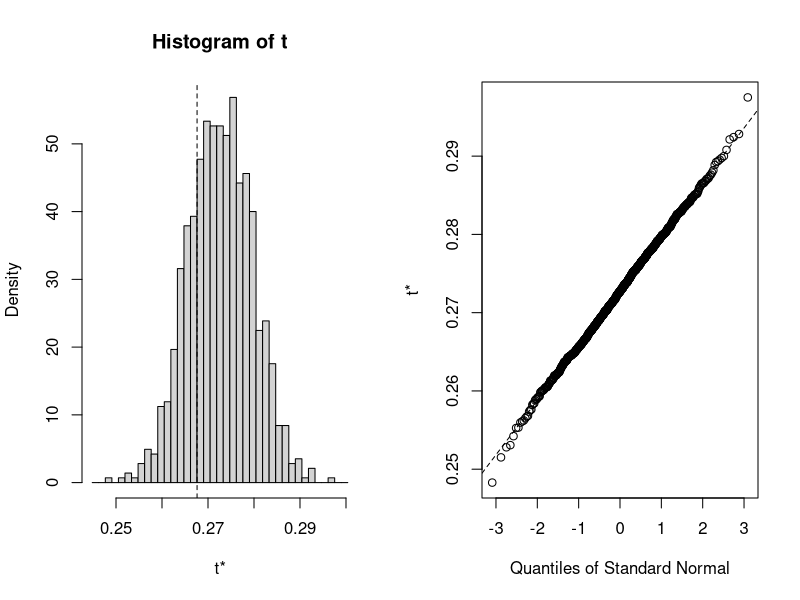
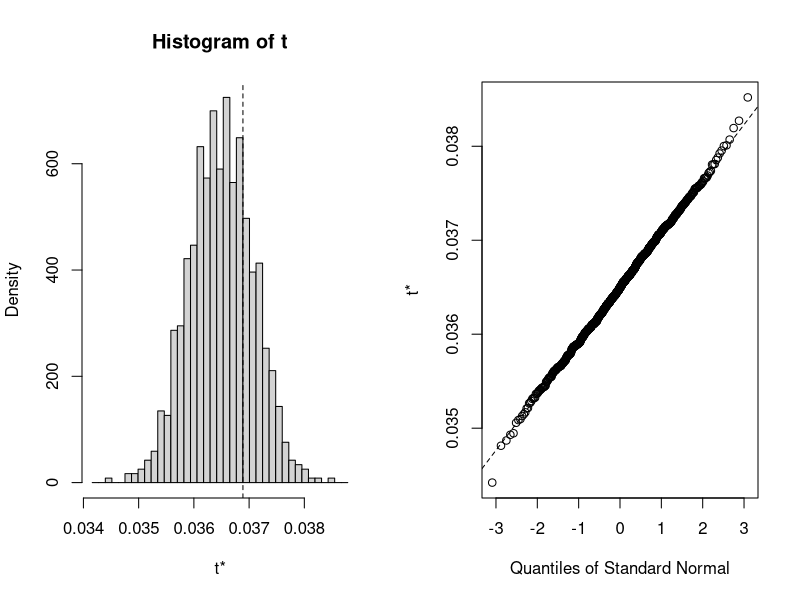
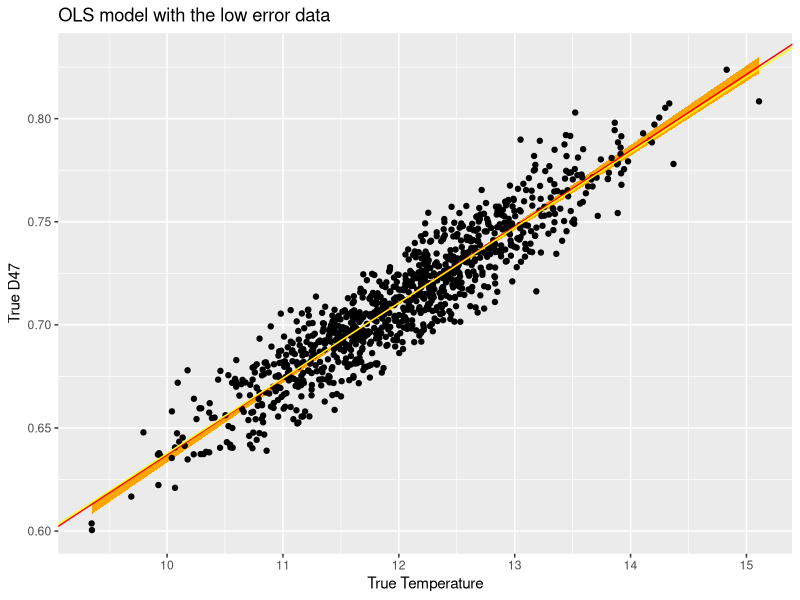
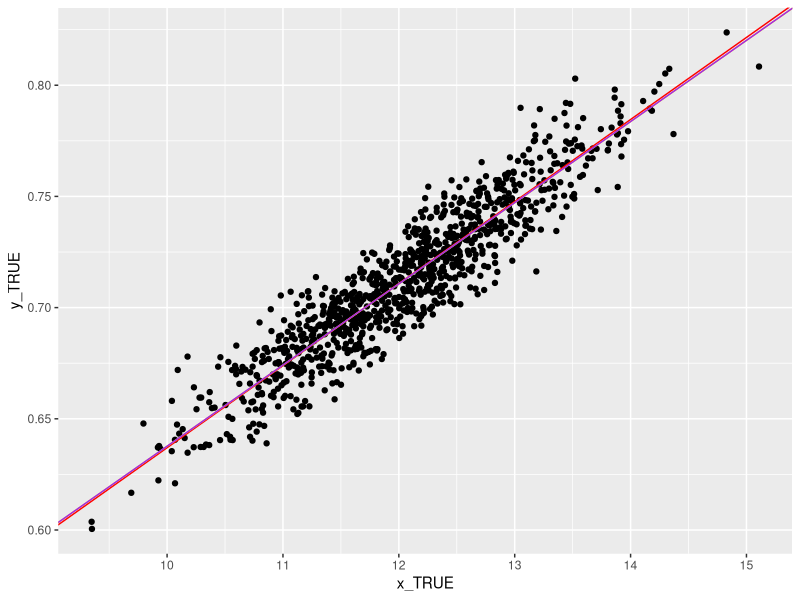
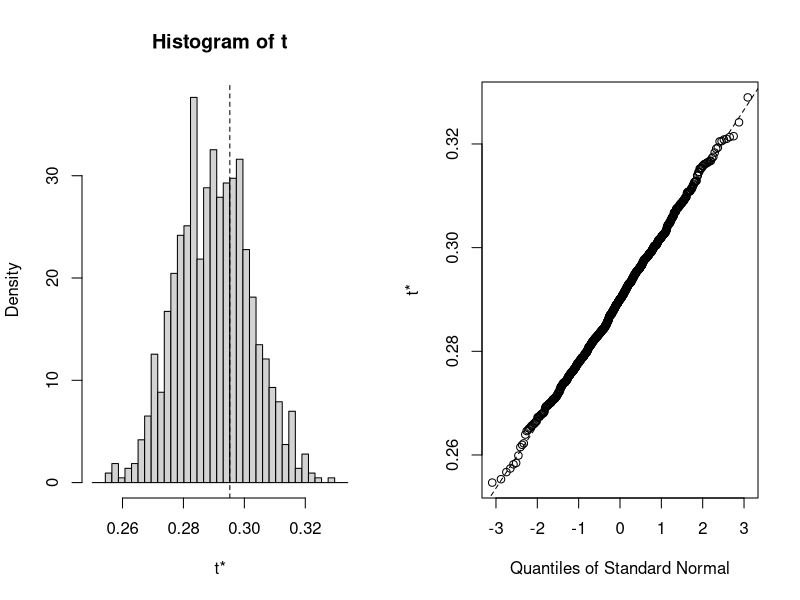
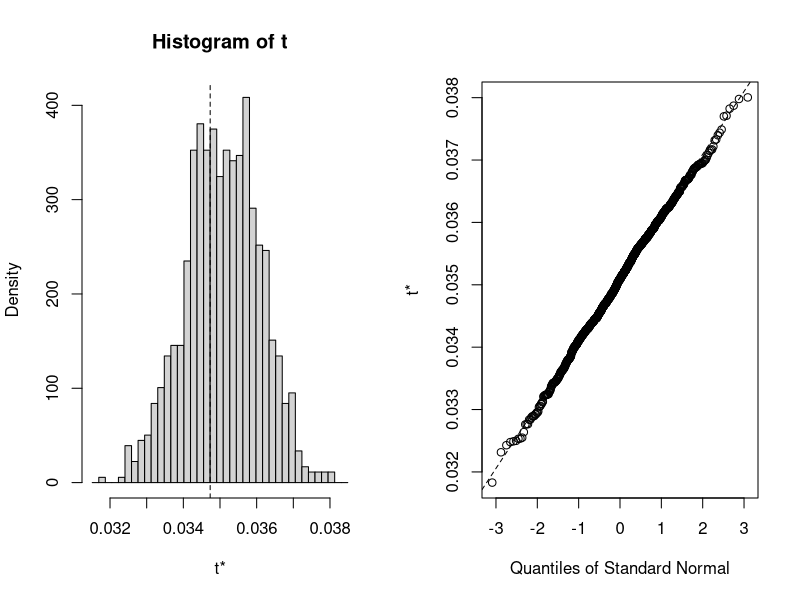
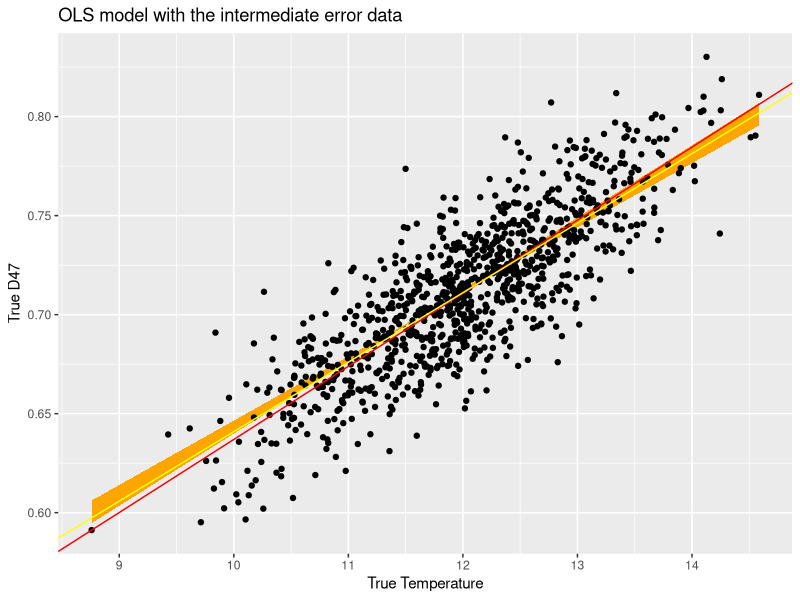
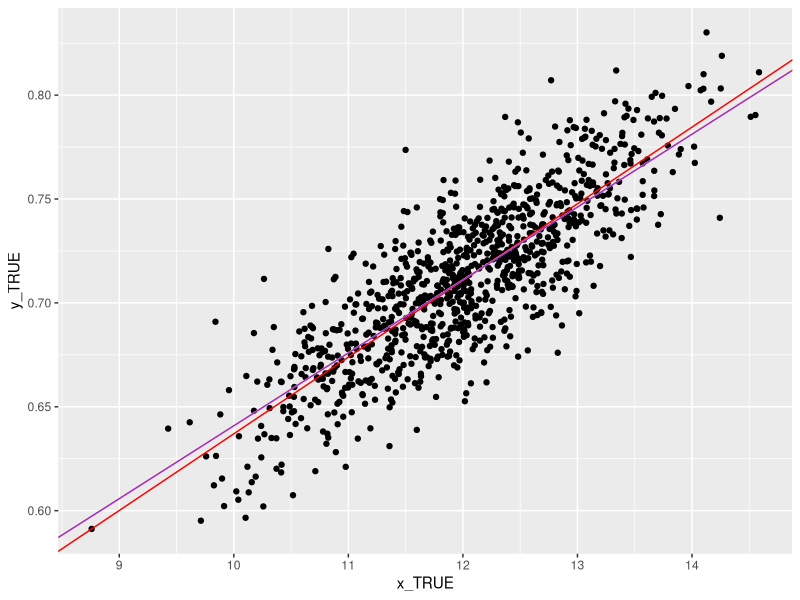

The R script that drew these images, in order:
## ---- chunk 1
knitr::opts_chunk$set(echo = TRUE, warning = FALSE, message = FALSE)

library(tidyverse)
library(dplyr)
library(ggplot2)
library(boot)
library(knitr)
## ---- chunk 2
data_low <- read_csv("../Data/Dataset_S1.csv")
data_intermediate <- read_csv("../Data/Dataset_S2.csv")
data_high <- read_csv("../Data/Dataset_S3.csv")
## ---- chunk 3
# https://www.statmethods.net/advstats/bootstrapping.html
# Boot library docs
# calculate the Intercept
OLS <- function(formula, data, indices) {
  d <- data[indices,]                   # allows boot to select sample
  mark <- sample(                       # Mark for train-test
    c(rep(0, 0.7*nrow(d)), 
    c(rep(1, 0.3*nrow(d)))))      
  train <- d[mark == 0,]                # train data
  test <- d[mark == 1,]                 # test data
  fit <- lm(formula, data=train)        # the OLS model
  train_MSE <- mean((train$D47 - predict(fit))^2)    # Train set MSE
  test_MSE <- mean((test$D47 - predict(fit, newdata = test))^2)# Test set MSE
  return(c(coef(fit), train_MSE, test_MSE))                    # get intercept
}

## ---- chunk 4

# set seed for production
set.seed(1234)

# bootstrapping with 1000 replications
results_low <- boot(data=data_low, 
                statistic=OLS,
                R=1000,
                formula=D47~Temperature)


plot(results_low, index=1)
plot(results_low, index=2)


cat("Median Intercept:", median(results_low$t[,1]))
cat("Intercept Std. Error:", sd(results_low$t[,1]))
cat("Meidan Slope:", median(results_low$t[,2]))
cat("Slope Std. Error:", sd(results_low$t[,2]))
cat("Median Train MSE:", median(results_low$t[,3]))
cat("Meidan Test MSE:", median(results_low$t[,4]))
print(boot.ci(results_low, type="bca", index=1))
print(boot.ci(results_low, type="bca", index=2))

## ---- chunk 5
data_low %>% 
  ggplot(aes(x = x_TRUE, y=y_TRUE)) + 
  geom_ribbon(aes(ymin = 0.0361 * x_TRUE + 0.2766 , ymax = 0.0385 * x_TRUE + 0.2483), fill = "orange") +
  geom_point() +
  geom_abline(slope = 0.0369, intercept = 0.268, color = 'red') +
  geom_abline(slope = median(results_low$t[,2]), intercept = median(results_low$t[,1]), color = 'yellow') + 
  labs(title = "OLS model with the low error data") + 
  xlab("True Temperature") + 
  ylab("True D47")
## ---- chunk 6
data_low %>% 
  ggplot(aes(x = x_TRUE, y=y_TRUE)) +
  geom_point() +
  geom_abline(slope = 0.0369, intercept = 0.268, color = 'red') +
  geom_abline(slope = median(results_low$t[,2]), intercept = median(results_low$t[,1]), color = 'yellow') +
  geom_abline(slope = mean(results_low$t[,2]), intercept = mean(results_low$t[,1]), color = 'purple') 
## ---- chunk 7

# set seed for production
set.seed(1234)

# bootstrapping with 1000 replications
results_intermediate <- boot(data=data_intermediate, 
                statistic=OLS,
                R=1000,
                formula=D47~Temperature)


plot(results_intermediate, index=1)
plot(results_intermediate, index=2)


cat("Median Intercept:", median(results_intermediate$t[,1]))
cat("Intercept Std. Error:", sd(results_intermediate$t[,1]))
cat("Meidan Slope:", median(results_intermediate$t[,2]))
cat("Slope Std. Error:", sd(results_intermediate$t[,2]))
cat("Median Train MSE:", median(results_intermediate$t[,3]))
cat("Meidan Test MSE:", median(results_intermediate$t[,4]))
print(boot.ci(results_intermediate, type="bca", index=1))
print(boot.ci(results_intermediate, type="bca", index=2))

## ---- chunk 8
data_intermediate %>% 
  ggplot(aes(x = x_TRUE, y=y_TRUE)) + 
  geom_ribbon(aes(ymin = 0.0325 * x_TRUE + 0.3215 , ymax = 0.0364  * x_TRUE + 0.2759), fill = "orange") +
  geom_point() +
  geom_abline(slope = 0.0369, intercept = 0.268, color = 'red') +
  geom_abline(slope = median(results_intermediate$t[,2]), intercept = median(results_intermediate$t[,1]), color = 'yellow') +
  labs(title = "OLS model with the intermediate error data") + 
  xlab("True Temperature") + 
  ylab("True D47")
## ---- chunk 9
data_intermediate %>% 
  ggplot(aes(x = x_TRUE, y=y_TRUE)) +
  geom_point() +
  geom_abline(slope = 0.0369, intercept = 0.268, color = 'red') +
  geom_abline(slope = median(results_intermediate$t[,2]), intercept = median(results_intermediate$t[,1]), color = 'yellow') +
  geom_abline(slope = mean(results_intermediate$t[,2]), intercept = mean(results_intermediate$t[,1]), color = 'purple')
## ---- chunk 10


# set seed for production
set.seed(1234)

# bootstrapping with 1000 replications
results_high <- boot(data=data_high, 
                statistic=OLS,
                R=1000,
                formula=D47~Temperature)


plot(results_high, index=1)
plot(results_high, index=2)

cat("Median Intercept:", median(results_high$t[,1]))
cat("Intercept Std. Error:", sd(results_high$t[,1]))
cat("Meidan Slope:", median(results_high$t[,2]))
cat("Slope Std. Error:", sd(results_high$t[,2]))
cat("Median Train MSE:", median(results_high$t[,3]))
cat("Meidan Test MSE:", median(results_high$t[,4]))
print(boot.ci(results_high, type="bca", index=1))
print(boot.ci(results_high, type="bca", index=2))


## ---- chunk 11
data_high %>% 
  ggplot(aes(x = x_TRUE, y=y_TRUE)) + 
  geom_ribbon(aes(ymin = 0.0289 * x_TRUE + 0.3644  , ymax = 0.0347   * x_TRUE + 0.2929), fill = "orange") +
  geom_point() +
  geom_abline(slope = 0.0369, intercept = 0.268, color = 'red') +
  geom_abline(slope = median(results_high$t[,2]), intercept = median(results_high$t[,1]), color = 'yellow') + 
  labs(title = "OLS model with the high error data") + 
  xlab("True Temperature") + 
  ylab("True D47")
## ---- chunk 12
data_high %>% 
  ggplot(aes(x = x_TRUE, y=y_TRUE)) +
  geom_point() +
  geom_abline(slope = 0.0369, intercept = 0.268, color = 'red') +
  geom_abline(slope = median(results_high$t[,2]), intercept = median(results_high$t[,1]), color = 'yellow') +
  geom_abline(slope = mean(results_high$t[,2]), intercept = mean(results_high$t[,1]), color = 'purple')
## ---- chunk 13
medianIntercept <- c(median(results_low$t[,1]), median(results_intermediate$t[,1]), median(results_high$t[,1]))
sdIntercept <- c(sd(results_low$t[,1]), sd(results_intermediate$t[,1]), sd(results_high$t[,1]))
medianSlope <- c(median(results_low$t[,2]), median(results_intermediate$t[,2]), median(results_high$t[,2]))
sdSlope <- c(sd(results_low$t[,2]), sd(results_intermediate$t[,2]), sd(results_high$t[,2]))
medianTrainMSE <- c(median(results_low$t[,3]), median(results_intermediate$t[,3]), median(results_high$t[,3]))
medianTestMSE<- c(median(results_low$t[,4]), median(results_intermediate$t[,4]), median(results_high$t[,4]))

mat <- array(c(medianIntercept, sdIntercept, medianSlope, sdSlope, medianTrainMSE, medianTestMSE), dim = c(3, 6))
colnames(mat) <- c("median_Intercept", "sd_Intercept", "median_Slope", "sd_slope", "median_train_MSE", "median_test_MSE")
rownames(mat) <- c("Low Error", "Intermediate Error", "High Error")
mat %>% 
  kable()
